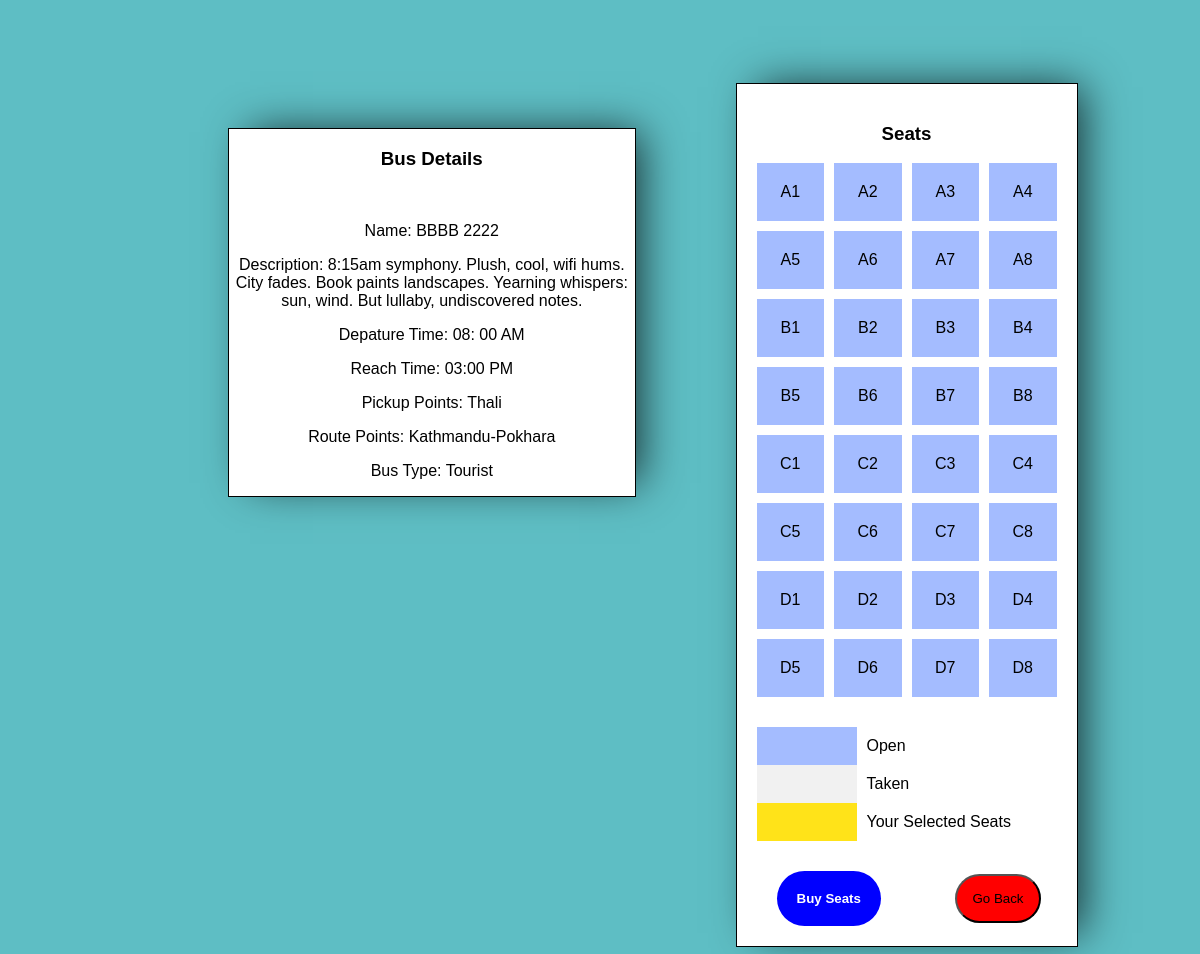
The app's page /bus2/3a-reservation.php with its own data.
### tables this page shows
CREATE TABLE `buses` (
  `bus_id` int(100) NOT NULL,
  `bus_number` varchar(100) NOT NULL,
  `bus_description` varchar(500) NOT NULL,
  `departure_time` varchar(50) NOT NULL,
  `reach_time` varchar(50) NOT NULL,
  `bus_image` varchar(60) NOT NULL,
  `bus_type` varchar(20) NOT NULL,
  `pickup_points` varchar(20) NOT NULL,
  `route_point` varchar(30) NOT NULL,
  `bus_created` timestamp(6) NOT NULL DEFAULT current_timestamp(6)
);

### bus2/2-reserve-lib.php (called while the page is built, shortened)
<?php
class Reserve {
  private $pdo = null;
  private $stmt = null;
  function __construct() {
    try {
      $this->pdo = new PDO(
        "mysql:host=localhost; dbname=e_bus_ticketing_system; charset=utf8",
        "root",
        "",
        [
          PDO::ATTR_ERRMODE => PDO::ERRMODE_EXCEPTION,
          PDO::ATTR_DEFAULT_FETCH_MODE => PDO::FETCH_ASSOC
        ]
      );
    } catch (PDOException $e) {
      echo "Error connecting to database: " . $e->getMessage();
      die();
    }
  }
  function query ($sql, $data=null) : void {
    $this->stmt = $this->pdo->prepare($sql);
    $this->stmt->execute($data);
  }
  function get ($sessid) {
    $this->query(
      "SELECT sa.`seat_id`, r.`user_id` FROM `seats` sa
       LEFT JOIN `sessions` se USING (`bus_id`)
       LEFT JOIN `reservation1` r USING(`seat_id`)
       WHERE se.`session_id`=?
       ORDER BY sa.`seat_id`", [$sessid]
    );
    $sess = $this->stmt->fetchAll();
    return $sess;
  }
}
$_RSV = new Reserve();

### bus2/3a-reservation.php (the view, shortened to what this page needs)
<?php
include '../partial/dbconnect.php';
?>
<!DOCTYPE html>
<html>
<head>
  <link rel="stylesheet" href="3c-reservation.css">
</head>
<body>
  <div class="cont">
    <div class="first-box">
      <div class="small-box">
        <?php
        $sql = "SELECT * from buses WHERE bus_id = 156";
        $gotResults = mysqli_query($conn, $sql);
        if ($gotResults) {
          if (mysqli_num_rows($gotResults) > 0) {
            while ($row = mysqli_fetch_array($gotResults)) {
              echo " <h3> Bus Details </h3> ";
              echo "<br>";
              echo "<p>Name: " . $row['bus_number'] . "</p>";
              echo "<p>Description: " . $row['bus_description'] . "</p>";
              echo "<p>Depature Time: " . $row['departure_time'] . "</p>";
              echo "<p>Reach Time: " . $row['reach_time'] . "</p>";
              echo "<p>Pickup Points: " . $row['pickup_points'] . "</p>";
              echo "<p>Route Points: " . $row['route_point'] . "</p>";
              echo "<p>Bus Type: " . $row['bus_type'] . "</p>";
            }
          }
        }
        ?>
      </div>
    </div>
    <div class="second-box">
      <h3>Seats</h3>
      <?php
      $sessid = 2;
      require "2-reserve-lib.php";
      $seats = $_RSV->get($sessid);
      ?>
      <div id="layout">
        <?php
        foreach ($seats as $s) {
          $taken = is_numeric($s["user_id"]);
          printf(
            "<div class='seat%s'%s>%s</div>",
            $taken ? " taken" : "",
            $taken ? "" : " onclick='reserve.toggle(this)'",
            $s["seat_id"]
          );
        }
        ?>
      </div>
      <div id="legend">
        <div class="seat"></div>
        <div class="txt">Open</div>
        <div class="seat taken"></div>
        <div class="txt">Taken</div>
        <div class="seat selected"></div>
        <div class="txt">Your Selected Seats</div>
      </div>
      <button id="go" onclick="reserve.save()">Buy Seats</button>
      <button class="btn" onclick="history.back()">Go Back</button>
    </div>
  </div>
</body>
</html>

### bus2/3c-reservation.css (style rules this page uses)
* { font-family: Arial, Helvetica, sans-serif; box-sizing: border-box; }
#layout { max-width: 450px; display: grid; grid-template-columns: repeat(4, 1fr); grid-gap: 10px; margin-bottom: 30px; }
.seat { text-align: center; padding: 20px 0; background: #a4bcff; }
#layout .seat { cursor: pointer; }
.taken { color: #a9a9a9; background: #f1f1f1 !important; }
.selected { background: #ffe319 !important; }
#legend { display: grid; grid-template-columns: 100px 200px; margin-bottom: 30px; }
#legend div { padding: 10px; }
#go { border: 0; padding: 20px; font-weight: 700; color: #fff; background: #9f3737; cursor: pointer; }

### bus2/3a-reservation.php (style rules this page uses)
body { background-color: #5EBEC4; }
* { box-sizing: border-box; }
body { background-color: ; }
.cont { width: 100%; display: flex; }
.first-box { height: auto; width: 53%; padding-left: 220px; padding-top: 120px; margin-right: 100px; }
.small-box { background-color: white; border: 1px solid black; text-align: center; box-shadow: 13px -5px 41px -9px rgba(0, 0, 0, 0.77); -webkit-box-shadow: 13px -5px 41px -9px rgba(0, 0, 0, 0.77); -moz-box-shadow: 13px -5px 41px -9px rgba(0, 0, 0, 0.77); }
.second-box { background-color: white; margin-top: 75px; float: right; padding: 20px; box-shadow: 13px -5px 41px -9px rgba(0, 0, 0, 0.77); -webkit-box-shadow: 13px -5px 41px -9px rgba(0, 0, 0, 0.77); -moz-box-shadow: 13px -5px 41px -9px rgba(0, 0, 0, 0.77); }
.second-box h3 { text-align: center; }
.btn { background-color: red; text-align: center; padding: 15px; border-radius: 50px; margin-left: 70px; }
.second-box { border: 1px solid black; }
#go { background: blue; border-radius: 59px; margin-left: 20px; }

### records on screen
buses: bus_number "BBBB 2222", bus_description "8:15am symphony. Plush, cool, wifi hums. City fades. Book paints landscapes. Yearning whispers: sun, wind. But lullaby, undiscovered notes.", departure_time "08: 00 AM", reach_time "03:00 PM", pickup_points "Thali", route_point "Kathmandu-Pokhara", bus_type "Tourist"

### other values on screen
$s["seat_id"] "A1"
$s["seat_id"] "A2"
$s["seat_id"] "A3"
$s["seat_id"] "A4"
$s["seat_id"] "A5"
$s["seat_id"] "A6"
$s["seat_id"] "A7"
$s["seat_id"] "A8"
$s["seat_id"] "B1"
$s["seat_id"] "B2"
$s["seat_id"] "B3"
$s["seat_id"] "B4"
$s["seat_id"] "B5"
$s["seat_id"] "B6"
$s["seat_id"] "B7"
